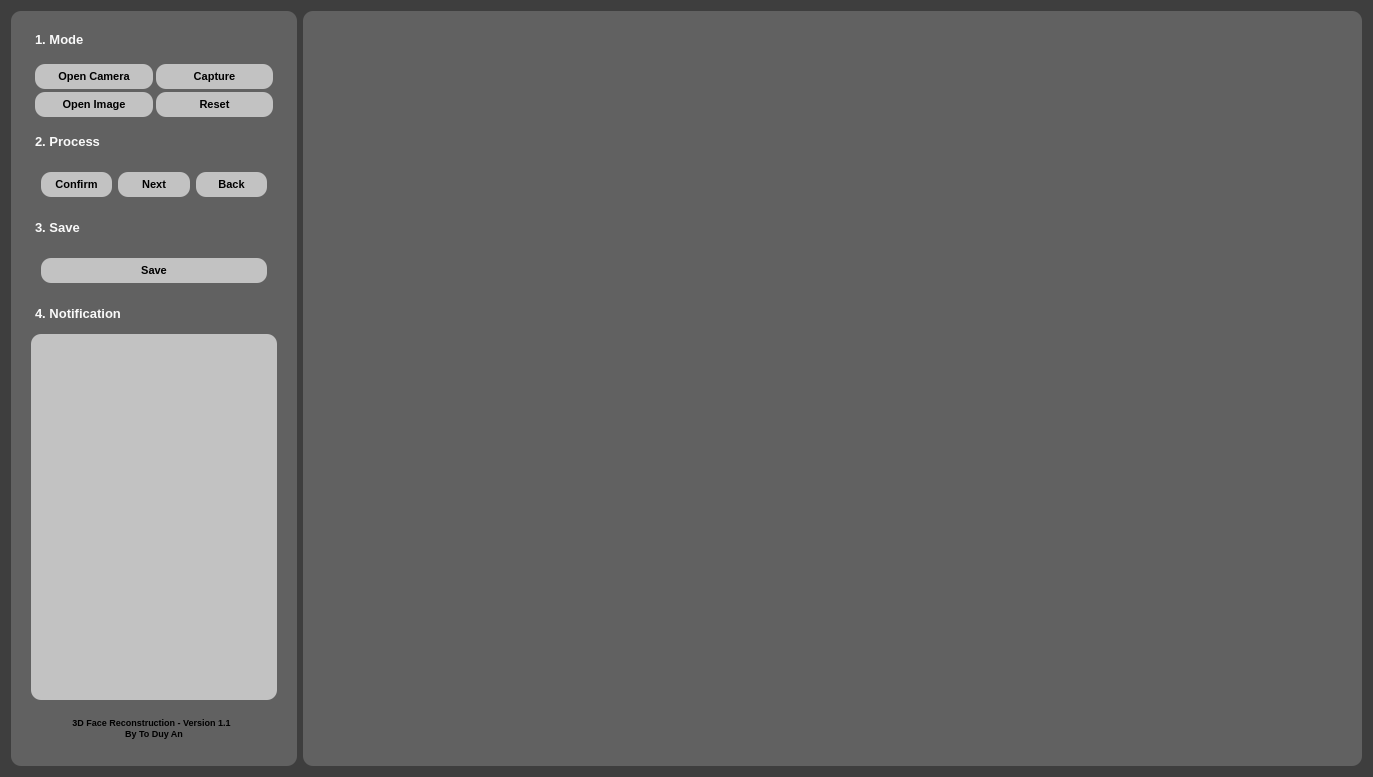
<?xml version="1.0" encoding="UTF-8"?>
<ui version="4.0">
 <class>Dialog</class>
 <widget class="QDialog" name="Dialog">
  <property name="geometry">
   <rect>
    <x>0</x>
    <y>0</y>
    <width>1373</width>
    <height>777</height>
   </rect>
  </property>
  <property name="font">
   <font>
    <family>Segoe UI</family>
    <pointsize>10</pointsize>
    <bold>true</bold>
   </font>
  </property>
  <property name="windowTitle">
   <string>Main</string>
  </property>
  <property name="styleSheet">
   <string notr="true">background-color: rgb(62, 62, 62);
padding: 10px;
border-radius: 6px;</string>
  </property>
  <layout class="QHBoxLayout" name="horizontalLayout" stretch="0,3">
   <item>
    <widget class="QFrame" name="frame">
     <property name="styleSheet">
      <string notr="true">background-color: rgb(97, 97, 97);
border-radius: 10px;
padding: 6px</string>
     </property>
     <layout class="QVBoxLayout" name="verticalLayout_4">
      <property name="spacing">
       <number>2</number>
      </property>
      <item>
       <widget class="QLabel" name="label_2">
        <property name="font">
         <font>
          <pointsize>8</pointsize>
          <bold>true</bold>
         </font>
        </property>
        <property name="text">
         <string>&lt;html&gt;&lt;head/&gt;&lt;body&gt;&lt;p&gt;&lt;span style=&quot; font-size:10pt; color:#f9f9f9;&quot;&gt;1. Mode&lt;/span&gt;&lt;/p&gt;&lt;/body&gt;&lt;/html&gt;</string>
        </property>
       </widget>
      </item>
      <item>
       <widget class="QFrame" name="frame_Button">
        <property name="font">
         <font>
          <family>Segoe UI</family>
          <pointsize>10</pointsize>
          <bold>true</bold>
         </font>
        </property>
        <property name="styleSheet">
         <string notr="true">border-radius: 10px;</string>
        </property>
        <property name="lineWidth">
         <number>1</number>
        </property>
        <layout class="QVBoxLayout" name="verticalLayout">
         <property name="spacing">
          <number>3</number>
         </property>
         <property name="leftMargin">
          <number>3</number>
         </property>
         <property name="topMargin">
          <number>3</number>
         </property>
         <property name="rightMargin">
          <number>3</number>
         </property>
         <property name="bottomMargin">
          <number>3</number>
         </property>
         <item>
          <layout class="QHBoxLayout" name="horizontalLayout_5">
           <property name="sizeConstraint">
            <enum>QLayout::SetDefaultConstraint</enum>
           </property>
           <item>
            <widget class="QPushButton" name="pushButton_OpenCam">
             <property name="sizePolicy">
              <sizepolicy hsizetype="Expanding" vsizetype="Minimum">
               <horstretch>0</horstretch>
               <verstretch>0</verstretch>
              </sizepolicy>
             </property>
             <property name="font">
              <font>
               <family>Segoe UI</family>
               <pointsize>8</pointsize>
               <bold>true</bold>
              </font>
             </property>
             <property name="autoFillBackground">
              <bool>false</bool>
             </property>
             <property name="styleSheet">
              <string notr="true">background-color: rgb(194, 194, 194)</string>
             </property>
             <property name="text">
              <string>Open Camera</string>
             </property>
            </widget>
           </item>
           <item>
            <widget class="QPushButton" name="pushButton_Capture">
             <property name="sizePolicy">
              <sizepolicy hsizetype="Expanding" vsizetype="Minimum">
               <horstretch>0</horstretch>
               <verstretch>0</verstretch>
              </sizepolicy>
             </property>
             <property name="font">
              <font>
               <family>Segoe UI</family>
               <pointsize>8</pointsize>
               <bold>true</bold>
              </font>
             </property>
             <property name="autoFillBackground">
              <bool>false</bool>
             </property>
             <property name="styleSheet">
              <string notr="true">background-color: rgb(194, 194, 194)</string>
             </property>
             <property name="text">
              <string>Capture</string>
             </property>
            </widget>
           </item>
          </layout>
         </item>
         <item>
          <layout class="QHBoxLayout" name="horizontalLayout_6">
           <property name="sizeConstraint">
            <enum>QLayout::SetDefaultConstraint</enum>
           </property>
           <item>
            <widget class="QPushButton" name="pushButton_OpenImg">
             <property name="sizePolicy">
              <sizepolicy hsizetype="Expanding" vsizetype="Minimum">
               <horstretch>0</horstretch>
               <verstretch>0</verstretch>
              </sizepolicy>
             </property>
             <property name="font">
              <font>
               <family>Segoe UI</family>
               <pointsize>8</pointsize>
               <bold>true</bold>
              </font>
             </property>
             <property name="autoFillBackground">
              <bool>false</bool>
             </property>
             <property name="styleSheet">
              <string notr="true">background-color: rgb(194, 194, 194)</string>
             </property>
             <property name="text">
              <string>Open Image</string>
             </property>
            </widget>
           </item>
           <item>
            <widget class="QPushButton" name="pushButton_Reset">
             <property name="sizePolicy">
              <sizepolicy hsizetype="Expanding" vsizetype="Minimum">
               <horstretch>0</horstretch>
               <verstretch>0</verstretch>
              </sizepolicy>
             </property>
             <property name="font">
              <font>
               <family>Segoe UI</family>
               <pointsize>8</pointsize>
               <bold>true</bold>
              </font>
             </property>
             <property name="autoFillBackground">
              <bool>false</bool>
             </property>
             <property name="styleSheet">
              <string notr="true">background-color: rgb(194, 194, 194)</string>
             </property>
             <property name="text">
              <string>Reset</string>
             </property>
            </widget>
           </item>
          </layout>
         </item>
        </layout>
       </widget>
      </item>
      <item>
       <widget class="QLabel" name="label">
        <property name="enabled">
         <bool>true</bool>
        </property>
        <property name="sizePolicy">
         <sizepolicy hsizetype="Minimum" vsizetype="Minimum">
          <horstretch>0</horstretch>
          <verstretch>0</verstretch>
         </sizepolicy>
        </property>
        <property name="font">
         <font>
          <pointsize>8</pointsize>
          <bold>true</bold>
         </font>
        </property>
        <property name="mouseTracking">
         <bool>true</bool>
        </property>
        <property name="text">
         <string>&lt;html&gt;&lt;head/&gt;&lt;body&gt;&lt;p&gt;&lt;span style=&quot; font-size:10pt; color:#f9f9f9;&quot;&gt;2. Process&lt;/span&gt;&lt;/p&gt;&lt;/body&gt;&lt;/html&gt;</string>
        </property>
       </widget>
      </item>
      <item>
       <widget class="QFrame" name="frame_Button_2">
        <property name="font">
         <font>
          <family>Segoe UI</family>
          <pointsize>10</pointsize>
          <bold>true</bold>
         </font>
        </property>
        <property name="styleSheet">
         <string notr="true">background-color: rgb(97, 97, 97);
</string>
        </property>
        <layout class="QVBoxLayout" name="verticalLayout_2">
         <item>
          <layout class="QHBoxLayout" name="horizontalLayout_8">
           <property name="sizeConstraint">
            <enum>QLayout::SetDefaultConstraint</enum>
           </property>
           <item>
            <widget class="QPushButton" name="pushButton_Confirm">
             <property name="sizePolicy">
              <sizepolicy hsizetype="Expanding" vsizetype="Minimum">
               <horstretch>0</horstretch>
               <verstretch>0</verstretch>
              </sizepolicy>
             </property>
             <property name="font">
              <font>
               <family>Segoe UI</family>
               <pointsize>8</pointsize>
               <bold>true</bold>
              </font>
             </property>
             <property name="autoFillBackground">
              <bool>false</bool>
             </property>
             <property name="styleSheet">
              <string notr="true">background-color: rgb(194, 194, 194)</string>
             </property>
             <property name="text">
              <string>Confirm</string>
             </property>
            </widget>
           </item>
           <item>
            <widget class="QPushButton" name="pushButton_Next">
             <property name="sizePolicy">
              <sizepolicy hsizetype="Expanding" vsizetype="Minimum">
               <horstretch>0</horstretch>
               <verstretch>0</verstretch>
              </sizepolicy>
             </property>
             <property name="font">
              <font>
               <family>Segoe UI</family>
               <pointsize>8</pointsize>
               <bold>true</bold>
              </font>
             </property>
             <property name="autoFillBackground">
              <bool>false</bool>
             </property>
             <property name="styleSheet">
              <string notr="true">background-color: rgb(194, 194, 194)</string>
             </property>
             <property name="text">
              <string>Next</string>
             </property>
            </widget>
           </item>
           <item>
            <widget class="QPushButton" name="pushButton_Back">
             <property name="sizePolicy">
              <sizepolicy hsizetype="Expanding" vsizetype="Minimum">
               <horstretch>0</horstretch>
               <verstretch>0</verstretch>
              </sizepolicy>
             </property>
             <property name="font">
              <font>
               <family>Segoe UI</family>
               <pointsize>8</pointsize>
               <bold>true</bold>
              </font>
             </property>
             <property name="autoFillBackground">
              <bool>false</bool>
             </property>
             <property name="styleSheet">
              <string notr="true">background-color: rgb(194, 194, 194)</string>
             </property>
             <property name="text">
              <string>Back</string>
             </property>
            </widget>
           </item>
          </layout>
         </item>
        </layout>
       </widget>
      </item>
      <item>
       <widget class="QLabel" name="label_5">
        <property name="sizePolicy">
         <sizepolicy hsizetype="Minimum" vsizetype="Minimum">
          <horstretch>0</horstretch>
          <verstretch>0</verstretch>
         </sizepolicy>
        </property>
        <property name="font">
         <font>
          <family>Segoe UI</family>
          <pointsize>8</pointsize>
          <bold>true</bold>
         </font>
        </property>
        <property name="autoFillBackground">
         <bool>false</bool>
        </property>
        <property name="text">
         <string>&lt;html&gt;&lt;head/&gt;&lt;body&gt;&lt;p&gt;&lt;span style=&quot; font-size:10pt; color:#f9f9f9;&quot;&gt;3. Save&lt;/span&gt;&lt;/p&gt;&lt;/body&gt;&lt;/html&gt;</string>
        </property>
       </widget>
      </item>
      <item>
       <widget class="QFrame" name="frame_Button_3">
        <property name="font">
         <font>
          <family>Segoe UI</family>
          <pointsize>10</pointsize>
          <bold>true</bold>
         </font>
        </property>
        <property name="styleSheet">
         <string notr="true">background-color: rgb(97, 97, 97);
</string>
        </property>
        <layout class="QVBoxLayout" name="verticalLayout_3">
         <item>
          <layout class="QHBoxLayout" name="horizontalLayout_9">
           <property name="sizeConstraint">
            <enum>QLayout::SetDefaultConstraint</enum>
           </property>
           <item>
            <widget class="QPushButton" name="pushButton_Save">
             <property name="sizePolicy">
              <sizepolicy hsizetype="Expanding" vsizetype="Minimum">
               <horstretch>0</horstretch>
               <verstretch>0</verstretch>
              </sizepolicy>
             </property>
             <property name="font">
              <font>
               <family>Segoe UI</family>
               <pointsize>8</pointsize>
               <bold>true</bold>
              </font>
             </property>
             <property name="autoFillBackground">
              <bool>false</bool>
             </property>
             <property name="styleSheet">
              <string notr="true">background-color: rgb(194, 194, 194)</string>
             </property>
             <property name="text">
              <string>Save</string>
             </property>
            </widget>
           </item>
          </layout>
         </item>
        </layout>
       </widget>
      </item>
      <item>
       <widget class="QLabel" name="label_4">
        <property name="sizePolicy">
         <sizepolicy hsizetype="Minimum" vsizetype="Minimum">
          <horstretch>0</horstretch>
          <verstretch>0</verstretch>
         </sizepolicy>
        </property>
        <property name="font">
         <font>
          <family>Segoe UI</family>
          <pointsize>8</pointsize>
          <bold>true</bold>
         </font>
        </property>
        <property name="autoFillBackground">
         <bool>false</bool>
        </property>
        <property name="text">
         <string>&lt;html&gt;&lt;head/&gt;&lt;body&gt;&lt;p&gt;&lt;span style=&quot; font-size:10pt; color:#f9f9f9;&quot;&gt;4. Notification&lt;/span&gt;&lt;/p&gt;&lt;/body&gt;&lt;/html&gt;</string>
        </property>
       </widget>
      </item>
      <item>
       <widget class="QListWidget" name="show_Text">
        <property name="styleSheet">
         <string notr="true">background-color: rgb(194, 194, 194); 
margin: 5px;</string>
        </property>
        <property name="wordWrap">
         <bool>true</bool>
        </property>
       </widget>
      </item>
      <item>
       <widget class="QTextEdit" name="textEdit">
        <property name="sizePolicy">
         <sizepolicy hsizetype="Minimum" vsizetype="Minimum">
          <horstretch>0</horstretch>
          <verstretch>0</verstretch>
         </sizepolicy>
        </property>
        <property name="maximumSize">
         <size>
          <width>16777215</width>
          <height>44</height>
         </size>
        </property>
        <property name="styleSheet">
         <string notr="true">margin:0px;</string>
        </property>
        <property name="readOnly">
         <bool>true</bool>
        </property>
        <property name="markdown">
         <string>**3D Face Reconstruction - Version 1.1  **


</string>
        </property>
        <property name="html">
         <string>&lt;!DOCTYPE HTML PUBLIC &quot;-//W3C//DTD HTML 4.0//EN&quot; &quot;http://www.w3.org/TR/REC-html40/strict.dtd&quot;&gt;
&lt;html&gt;&lt;head&gt;&lt;meta name=&quot;qrichtext&quot; content=&quot;1&quot; /&gt;&lt;meta charset=&quot;utf-8&quot; /&gt;&lt;style type=&quot;text/css&quot;&gt;
p, li { white-space: pre-wrap; }
hr { height: 1px; border-width: 0; }
li.unchecked::marker { content: &quot;\2610&quot;; }
li.checked::marker { content: &quot;\2612&quot;; }
&lt;/style&gt;&lt;/head&gt;&lt;body style=&quot; font-family:'Segoe UI'; font-size:9pt; font-weight:400; font-style:normal;&quot;&gt;
&lt;p align=&quot;center&quot; style=&quot; margin-top:0px; margin-bottom:0px; margin-left:0px; margin-right:0px; -qt-block-indent:0; text-indent:0px;&quot;&gt;&lt;span style=&quot; font-size:7pt; font-weight:700;&quot;&gt;3D Face Reconstruction - Version 1.1  &lt;/span&gt;&lt;/p&gt;
&lt;p align=&quot;center&quot; style=&quot; margin-top:0px; margin-bottom:0px; margin-left:0px; margin-right:0px; -qt-block-indent:0; text-indent:0px;&quot;&gt;&lt;span style=&quot; font-size:7pt; font-weight:700;&quot;&gt;By To Duy An&lt;/span&gt;&lt;/p&gt;&lt;/body&gt;&lt;/html&gt;</string>
        </property>
        <property name="acceptRichText">
         <bool>true</bool>
        </property>
        <property name="textInteractionFlags">
         <set>Qt::NoTextInteraction</set>
        </property>
        <property name="placeholderText">
         <string/>
        </property>
       </widget>
      </item>
     </layout>
    </widget>
   </item>
   <item>
    <widget class="QLabel" name="label_Image">
     <property name="enabled">
      <bool>true</bool>
     </property>
     <property name="sizePolicy">
      <sizepolicy hsizetype="Ignored" vsizetype="Ignored">
       <horstretch>0</horstretch>
       <verstretch>0</verstretch>
      </sizepolicy>
     </property>
     <property name="maximumSize">
      <size>
       <width>16777215</width>
       <height>16777215</height>
      </size>
     </property>
     <property name="font">
      <font>
       <family>Segoe UI</family>
       <pointsize>46</pointsize>
       <bold>true</bold>
      </font>
     </property>
     <property name="styleSheet">
      <string notr="true">background-color: rgb(97, 97, 97); border-radius: 10px;</string>
     </property>
     <property name="text">
      <string/>
     </property>
     <property name="scaledContents">
      <bool>true</bool>
     </property>
     <property name="alignment">
      <set>Qt::AlignCenter</set>
     </property>
    </widget>
   </item>
  </layout>
 </widget>
 <resources/>
 <connections/>
</ui>
